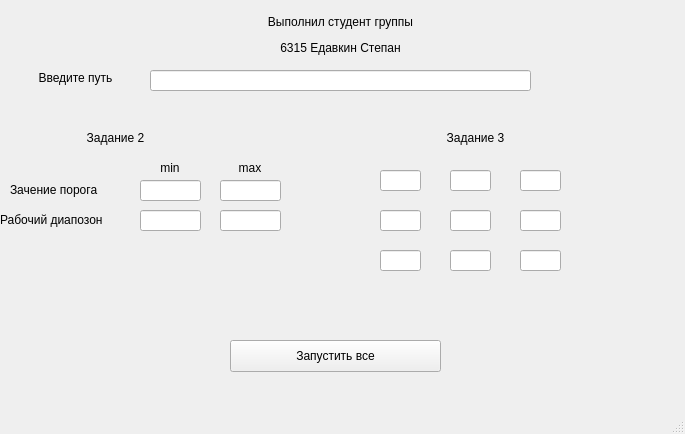
<?xml version="1.0" encoding="UTF-8"?>
<ui version="4.0">
 <class>MainWindow</class>
 <widget class="QMainWindow" name="MainWindow">
  <property name="geometry">
   <rect>
    <x>0</x>
    <y>0</y>
    <width>685</width>
    <height>434</height>
   </rect>
  </property>
  <property name="windowTitle">
   <string notr="true">Лабораторная работа № 4</string>
  </property>
  <widget class="QWidget" name="centralwidget">
   <widget class="QLabel" name="label">
    <property name="geometry">
     <rect>
      <x>210</x>
      <y>10</y>
      <width>261</width>
      <height>51</height>
     </rect>
    </property>
    <property name="text">
     <string>&lt;html&gt;&lt;head/&gt;&lt;body&gt;&lt;p&gt;Выполнил студент группы&lt;/p&gt;&lt;p&gt;6315 Едавкин Степан&lt;/p&gt;&lt;/body&gt;&lt;/html&gt;</string>
    </property>
    <property name="alignment">
     <set>Qt::AlignCenter</set>
    </property>
   </widget>
   <widget class="QLineEdit" name="lineEdit">
    <property name="geometry">
     <rect>
      <x>150</x>
      <y>70</y>
      <width>381</width>
      <height>21</height>
     </rect>
    </property>
    <property name="alignment">
     <set>Qt::AlignCenter</set>
    </property>
   </widget>
   <widget class="QLabel" name="label_2">
    <property name="geometry">
     <rect>
      <x>10</x>
      <y>70</y>
      <width>131</width>
      <height>16</height>
     </rect>
    </property>
    <property name="text">
     <string>Введите путь</string>
    </property>
    <property name="alignment">
     <set>Qt::AlignCenter</set>
    </property>
   </widget>
   <widget class="QLabel" name="label_3">
    <property name="geometry">
     <rect>
      <x>10</x>
      <y>180</y>
      <width>121</width>
      <height>20</height>
     </rect>
    </property>
    <property name="text">
     <string>Зачение порога</string>
    </property>
   </widget>
   <widget class="QLabel" name="label_4">
    <property name="geometry">
     <rect>
      <x>140</x>
      <y>160</y>
      <width>60</width>
      <height>16</height>
     </rect>
    </property>
    <property name="text">
     <string>min</string>
    </property>
    <property name="alignment">
     <set>Qt::AlignCenter</set>
    </property>
   </widget>
   <widget class="QLineEdit" name="lineEdit_2">
    <property name="geometry">
     <rect>
      <x>140</x>
      <y>180</y>
      <width>61</width>
      <height>21</height>
     </rect>
    </property>
   </widget>
   <widget class="QLabel" name="label_5">
    <property name="geometry">
     <rect>
      <x>220</x>
      <y>160</y>
      <width>60</width>
      <height>16</height>
     </rect>
    </property>
    <property name="text">
     <string>max</string>
    </property>
    <property name="alignment">
     <set>Qt::AlignCenter</set>
    </property>
   </widget>
   <widget class="QLineEdit" name="lineEdit_3">
    <property name="geometry">
     <rect>
      <x>220</x>
      <y>180</y>
      <width>61</width>
      <height>21</height>
     </rect>
    </property>
   </widget>
   <widget class="QLabel" name="label_6">
    <property name="geometry">
     <rect>
      <x>0</x>
      <y>210</y>
      <width>121</width>
      <height>20</height>
     </rect>
    </property>
    <property name="text">
     <string>Рабочий диапозон</string>
    </property>
   </widget>
   <widget class="QLineEdit" name="lineEdit_4">
    <property name="geometry">
     <rect>
      <x>140</x>
      <y>210</y>
      <width>61</width>
      <height>21</height>
     </rect>
    </property>
   </widget>
   <widget class="QLineEdit" name="lineEdit_5">
    <property name="geometry">
     <rect>
      <x>220</x>
      <y>210</y>
      <width>61</width>
      <height>21</height>
     </rect>
    </property>
   </widget>
   <widget class="QPushButton" name="pushButton">
    <property name="geometry">
     <rect>
      <x>230</x>
      <y>340</y>
      <width>211</width>
      <height>32</height>
     </rect>
    </property>
    <property name="text">
     <string>Запустить все</string>
    </property>
   </widget>
   <widget class="QLabel" name="label_7">
    <property name="geometry">
     <rect>
      <x>80</x>
      <y>130</y>
      <width>71</width>
      <height>16</height>
     </rect>
    </property>
    <property name="text">
     <string>Задание 2</string>
    </property>
    <property name="alignment">
     <set>Qt::AlignCenter</set>
    </property>
   </widget>
   <widget class="QLabel" name="label_9">
    <property name="geometry">
     <rect>
      <x>440</x>
      <y>130</y>
      <width>71</width>
      <height>16</height>
     </rect>
    </property>
    <property name="text">
     <string>Задание 3</string>
    </property>
    <property name="alignment">
     <set>Qt::AlignCenter</set>
    </property>
   </widget>
   <widget class="QLineEdit" name="lineEdit_6">
    <property name="geometry">
     <rect>
      <x>380</x>
      <y>170</y>
      <width>41</width>
      <height>21</height>
     </rect>
    </property>
   </widget>
   <widget class="QLineEdit" name="lineEdit_7">
    <property name="geometry">
     <rect>
      <x>450</x>
      <y>170</y>
      <width>41</width>
      <height>21</height>
     </rect>
    </property>
   </widget>
   <widget class="QLineEdit" name="lineEdit_8">
    <property name="geometry">
     <rect>
      <x>520</x>
      <y>170</y>
      <width>41</width>
      <height>21</height>
     </rect>
    </property>
   </widget>
   <widget class="QLineEdit" name="lineEdit_9">
    <property name="geometry">
     <rect>
      <x>380</x>
      <y>210</y>
      <width>41</width>
      <height>21</height>
     </rect>
    </property>
   </widget>
   <widget class="QLineEdit" name="lineEdit_10">
    <property name="geometry">
     <rect>
      <x>450</x>
      <y>210</y>
      <width>41</width>
      <height>21</height>
     </rect>
    </property>
   </widget>
   <widget class="QLineEdit" name="lineEdit_11">
    <property name="geometry">
     <rect>
      <x>520</x>
      <y>210</y>
      <width>41</width>
      <height>21</height>
     </rect>
    </property>
   </widget>
   <widget class="QLineEdit" name="lineEdit_12">
    <property name="geometry">
     <rect>
      <x>380</x>
      <y>250</y>
      <width>41</width>
      <height>21</height>
     </rect>
    </property>
   </widget>
   <widget class="QLineEdit" name="lineEdit_13">
    <property name="geometry">
     <rect>
      <x>450</x>
      <y>250</y>
      <width>41</width>
      <height>21</height>
     </rect>
    </property>
   </widget>
   <widget class="QLineEdit" name="lineEdit_14">
    <property name="geometry">
     <rect>
      <x>520</x>
      <y>250</y>
      <width>41</width>
      <height>21</height>
     </rect>
    </property>
   </widget>
  </widget>
  <widget class="QMenuBar" name="menubar">
   <property name="geometry">
    <rect>
     <x>0</x>
     <y>0</y>
     <width>685</width>
     <height>24</height>
    </rect>
   </property>
  </widget>
  <widget class="QStatusBar" name="statusbar"/>
 </widget>
 <resources/>
 <connections/>
</ui>
